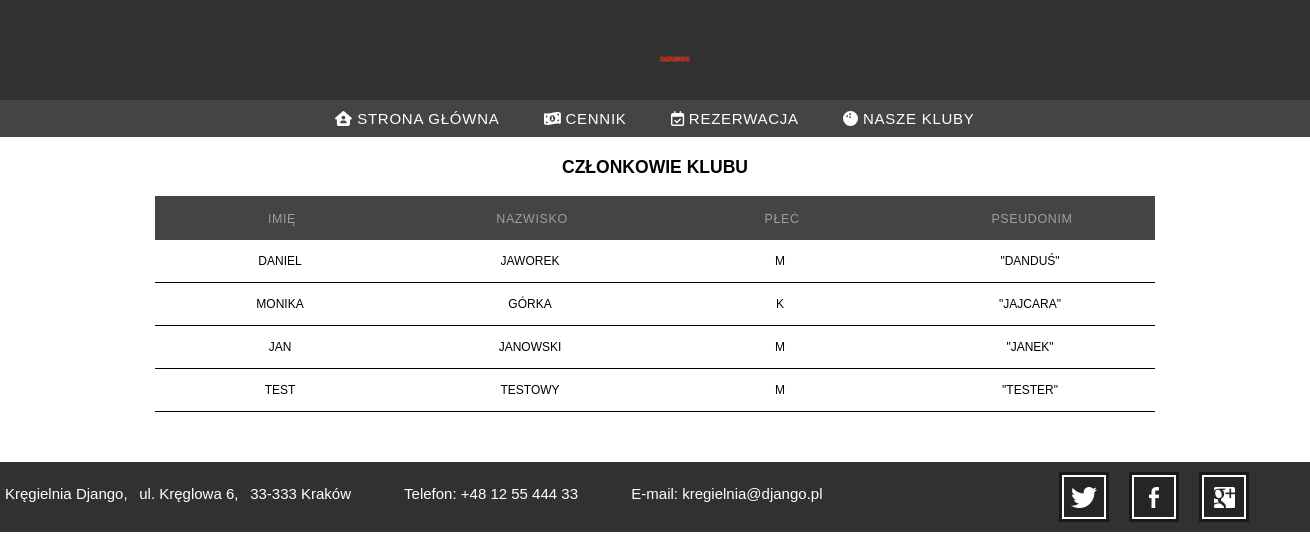
/klubowi_gracze/3, run on the app's committed database.
### kregle/models.py (models this page shows, shortened)
class Zawodnik(models.Model):
    imie = models.CharField(max_length=20)
    nazwisko = models.CharField(max_length=20)
    plec = models.CharField(max_length=1, choices=[
        ('M', 'Mężczyzna'),
        ('K', 'Kobieta'),
        ('I', 'Coś innego'),
    ])
    pseudonim = models.CharField(max_length=20)
    nr_buta = models.IntegerField()
    nr_telefonu = models.IntegerField()

### kregle/views.py (the view)
# urls.py: path('klubowi_gracze/<klub_id>', views.klubowi_gracze, name='klubowi-gracze'),
def klubowi_gracze(request, klub_id):
    klub  = Klub.objects.get(pk=klub_id)
    zawodnicy = klub.czlonkowie.all()
    return render(request, 'klubowi_gracze.html',{
         'zawodnicy': zawodnicy
         })

### kregle/templates/klubowi_gracze.html
{% extends 'szablon.html' %}
{% block zawartosc %}
        <div id="container">
            <section>
                <h3> CZŁONKOWIE KLUBU </h3>
                <table class="table">
                <thead>
                    <tr>
                        <th>
                            <input type="text" class="search-input" placeholder="Imię">
                        </th>
                        <th>
                            <input type="text" class="search-input" placeholder="Nazwisko">
                        </th>
                        <th>
                            <input type="text" class="search-input" placeholder="Płeć">
                        </th>
                        <th>
                            <input type="text" class="search-input" placeholder="Pseudonim">
                        </th>
                    </tr>
                </thead>
                {% for zawodnik in zawodnicy %}
                <tbody>
                    <tr>
                        <td><p>{{ zawodnik.imie }}</p></td>
                        <td><p>{{ zawodnik.nazwisko }}</p></td>
                        <td><p>{{ zawodnik.plec }}</p></td>
                        <td><p>"{{ zawodnik.pseudonim }}"</p></td>
                    </tr>
                </tbody>
                {% endfor %}
                </table>
            </section>
{% endblock %}

### static/kregle/css/style.css (style rules this page uses)
body { background: rgb(255, 255, 255); font-family: Helvetica, sans-serif; font-size: 15px; text-align: center; margin: 0; }
p { color:rgb(0, 0, 0); }
section { margin: 20px; }
table { width: 1000px; table-layout: fixed; margin: auto; }
th { font-weight: 500; font-size: 12px; color: rgb(255, 0, 0); text-transform: uppercase; }
td { vertical-align: middle; font-weight: 300; font-size: 12px; border-bottom: solid 1px rgb(0, 0, 0); }
.table { font-family: Helvetica, sans-serif; border-collapse: collapse; }
.table th { background-color: #444444; font-family: Helvetica, sans-serif; text-align: left; font-weight: 500; font-size: 12px; color: #fff; text-transform: uppercase; }
.table td, .search-input { font-size: 12px; background-color: rgba(255,255,255,0); color: white; font-family: Helvetica, sans-serif; text-align: center; overflow-x: auto; margin-top: 0px; text-transform: uppercase; width: 100%; height: 40px; }
.search-input { font-size: 1.3em; border: none; outline: none; color: white; font-family: Helvetica, sans-serif; }
::placeholder { font-size: 0.8em; text-align: center; letter-spacing: 0.05em; font-family: Helvetica, sans-serif; font-weight: 100; color: rgb(158, 158, 158); }
#container { text-align: center; }

### data on the page
Zawodnik: imie "DANIEL", nazwisko "JAWOREK", plec "M", pseudonim "DANDUŚ"
Zawodnik: imie "MONIKA", nazwisko "GÓRKA", plec "K", pseudonim "JAJCARA"
Zawodnik: imie "JAN", nazwisko "JANOWSKI", plec "M", pseudonim "JANEK"
Zawodnik: imie "TEST", nazwisko "TESTOWY", plec "M", pseudonim "TESTER"
